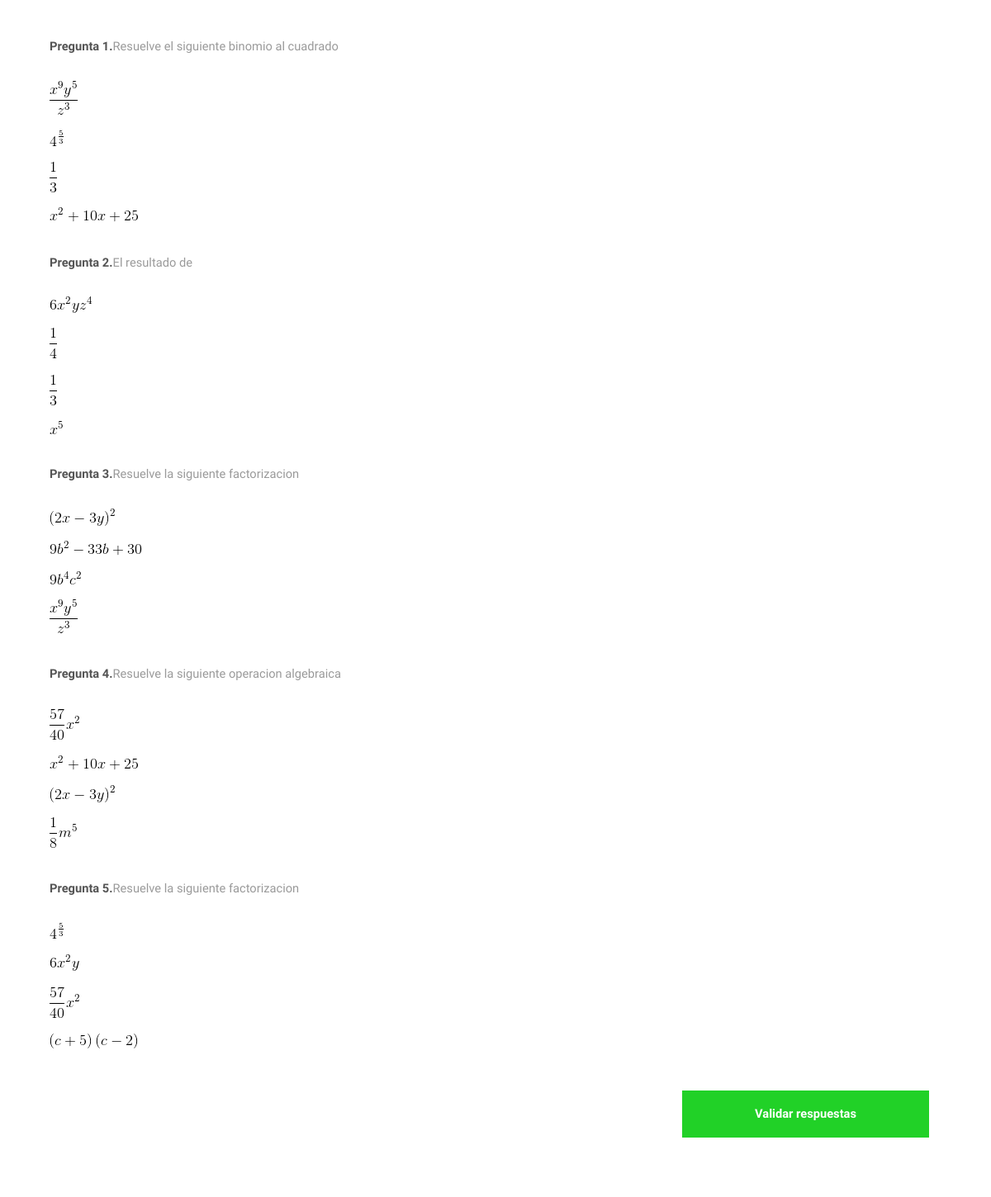
The page /includes/examn_2.php on the database its author committed.
### tables this page shows
CREATE TABLE `Exams` (
	`id` int(8) NOT NULL,
	`clave` varchar(8) NOT NULL,
	`question` text NOT NULL,
	`answer` text NOT NULL
);

### includes/examn_2.php (the view, shortened to what this page needs)
<?php
$conn = OpenCon();
?>
<!DOCTYPE HTML>
<html>
	<head>
     <link rel="stylesheet" href="/assets/css/bootstrap.min.css">
    <link rel="stylesheet" href="/assets/css/main.css" />
	</head>
	<body class="subpage">
			<div id="wrapper" class="sub-margin">
            <div class="flex flex-2">
                <section id="main">
                    <?php
                    $subject=2;
                    $length=0;
                    if ($subject==1){
                        $length=11;
                    }elseif($subject==2){
                        $length=24;
                    }else{
                        $length=10;
                    }
                    $idT = 'T'. $subject;
                    $sql = "SELECT question, answer FROM exams WHERE clave LIKE '$idT%'";
                    $topic_questions_sql = $conn->query($sql) or die($conn->error);
                    $topic_questions = [];
                    if ($topic_questions_sql->num_rows > 0) {
                        while($row = $topic_questions_sql->fetch_assoc()) {
                            array_push($topic_questions, $row);
                        }
                    }
                    shuffle($topic_questions);
                    $questions = array_slice($topic_questions, 0, 5);
                    $question_number=1;
                    $data_value=1;
                    foreach($questions as $item) {
                        $numero= rand(1,$length);
                        $part2="";
                        $part2_complete="";
                        $question=$item['question'];
                        $anwser=$item['answer'];
                        $url="../assets/img/";
                        $parts=explode($url, $question);
                        $part1=$parts[0];
                        if (!empty($parts[1])) {
                            $part2=$parts[1];
                        }
                        $r1= 0;
                        while ($r1 == 0 || $r1 == $numero) {
                            $r1=rand(1,$length);
                        }
                        $r2= 0;
                        while ($r2 == 0 || $r2 == $numero || $r2 == $r1) {
                            $r2=rand(1,$length);
                        }
                        $r3= 0;
                        while ($r3 == 0 || $r3 == $numero || $r3 == $r1 || $r3 == $r2) {
                            $r3=rand(1,$length);
                        }
                        $img1=$url.'T'.$subject.'A'.$r1;
                        $img2=$url.'T'.$subject.'A'.$r2;
                        $img3=$url.'T'.$subject.'A'.$r3;
                        $html_image1='<div class="4u$"><span class="image"><img src="'.$img1.'.gif" data-value="0" onclick="setInputValue'.$data_value.'()"></span></div>';
                        $hmtl_image2='<div class="4u$"><span class="image"><img src="'.$img2.'.gif" data-value="0" onclick="setInputValue'.$data_value.'()"></span></div>';
                        $html_image3='<div class="4u$"><span class="image"><img src="'.$img3.'.gif" data-value="0" onclick="setInputValue'.$data_value.'()"></span></div>';
                        $html_response='<div class="4u$"><span class="image"><img src="'.$anwser.'" data-value="1" onclick="setInputValue'.$data_value.'()"></span></div>';
                        $sortable=array($html_image1,$hmtl_image2,$html_image3,$html_response);
                        shuffle($sortable);
                        if($part2!='' ||$part2!=null){
                            echo '<div class="box alt">
                            <p><strong>Pregunta '.$question_number.'.</strong>'.$part1.'<img src='.$part2_complete.'></p>
                            <div class="row 50% uniform">';?>
                            <?php
                                foreach($sortable as $item) {
                                    echo $item . "\n";
                                }
                                echo  '</div>
                                </div>';
                                $question_number++;
                                $data_value++;
                         }
                    }
                    ?>
                </section>
            </div>
            <form name="form" action="validate_exam2.php" method="post">
            <div class="12u$ modal-footer">
                    <ul class="actions">
                        <li><input type="submit" value="Validar respuestas"></li>
                    </ul>
                </div>
            </form>
        </div>
	</body>
</html>

### rows shown on the page
exams: question "Resuelve el siguiente binomio al cuadrado", answer (picture)
exams: question "El resultado de", answer (picture)
exams: question "Resuelve la siguiente factorizacion", answer (picture)
exams: question "Resuelve la siguiente operacion algebraica", answer (picture)
exams: question "Resuelve la siguiente factorizacion", answer (picture)
